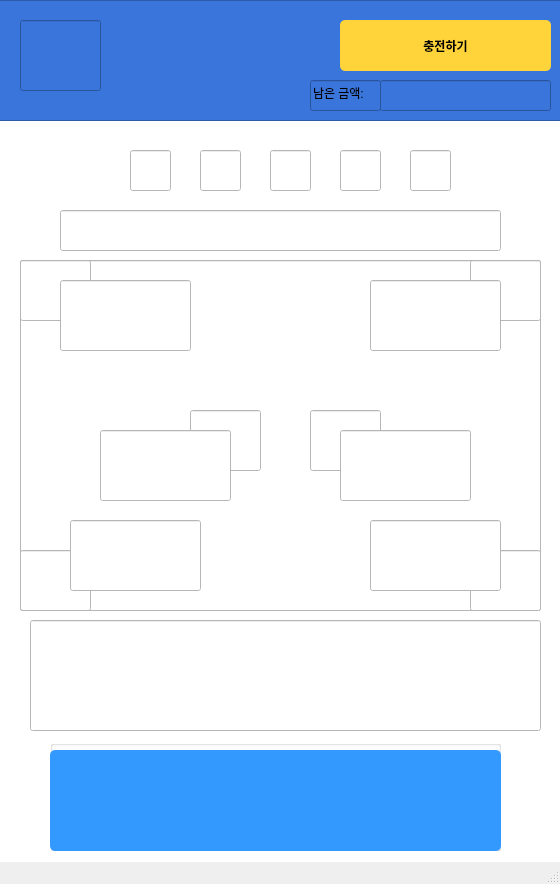
<?xml version="1.0" encoding="UTF-8"?>
<ui version="4.0">
 <class>MainWindow</class>
 <widget class="QMainWindow" name="MainWindow">
  <property name="geometry">
   <rect>
    <x>0</x>
    <y>0</y>
    <width>560</width>
    <height>884</height>
   </rect>
  </property>
  <property name="windowTitle">
   <string>MainWindow</string>
  </property>
  <widget class="QWidget" name="centralwidget">
   <property name="styleSheet">
    <string notr="true">background-color: white;
</string>
   </property>
   <widget class="QWidget" name="verticalLayoutWidget">
    <property name="geometry">
     <rect>
      <x>-10</x>
      <y>0</y>
      <width>621</width>
      <height>121</height>
     </rect>
    </property>
    <layout class="QVBoxLayout" name="verticalLayout">
     <item>
      <widget class="QFrame" name="frame">
       <property name="styleSheet">
        <string notr="true">background-color: #3A75DB
</string>
       </property>
       <property name="frameShape">
        <enum>QFrame::StyledPanel</enum>
       </property>
       <property name="frameShadow">
        <enum>QFrame::Raised</enum>
       </property>
       <widget class="QToolButton" name="ChargeBtn">
        <property name="geometry">
         <rect>
          <x>350</x>
          <y>20</y>
          <width>211</width>
          <height>51</height>
         </rect>
        </property>
        <property name="styleSheet">
         <string notr="true">background-color: #FFD43B;
color: black;
font-weight: bold;
border-radius: 5px;
padding: 5px 10px;
</string>
        </property>
        <property name="text">
         <string>충전하기</string>
        </property>
       </widget>
       <widget class="QLineEdit" name="Logo">
        <property name="geometry">
         <rect>
          <x>30</x>
          <y>20</y>
          <width>81</width>
          <height>71</height>
         </rect>
        </property>
       </widget>
       <widget class="QLineEdit" name="Textbox">
        <property name="geometry">
         <rect>
          <x>320</x>
          <y>80</y>
          <width>71</width>
          <height>31</height>
         </rect>
        </property>
        <property name="text">
         <string>남은 금액:</string>
        </property>
       </widget>
       <widget class="QLineEdit" name="LeftMoney">
        <property name="geometry">
         <rect>
          <x>390</x>
          <y>80</y>
          <width>171</width>
          <height>31</height>
         </rect>
        </property>
       </widget>
      </widget>
     </item>
    </layout>
   </widget>
   <widget class="QLineEdit" name="Prograss1">
    <property name="geometry">
     <rect>
      <x>130</x>
      <y>150</y>
      <width>41</width>
      <height>41</height>
     </rect>
    </property>
   </widget>
   <widget class="QLineEdit" name="Prograss2">
    <property name="geometry">
     <rect>
      <x>200</x>
      <y>150</y>
      <width>41</width>
      <height>41</height>
     </rect>
    </property>
   </widget>
   <widget class="QLineEdit" name="Prograss3">
    <property name="geometry">
     <rect>
      <x>270</x>
      <y>150</y>
      <width>41</width>
      <height>41</height>
     </rect>
    </property>
   </widget>
   <widget class="QLineEdit" name="Prograss4">
    <property name="geometry">
     <rect>
      <x>340</x>
      <y>150</y>
      <width>41</width>
      <height>41</height>
     </rect>
    </property>
   </widget>
   <widget class="QLineEdit" name="Prograss5">
    <property name="geometry">
     <rect>
      <x>410</x>
      <y>150</y>
      <width>41</width>
      <height>41</height>
     </rect>
    </property>
   </widget>
   <widget class="QLineEdit" name="Map">
    <property name="geometry">
     <rect>
      <x>20</x>
      <y>260</y>
      <width>521</width>
      <height>351</height>
     </rect>
    </property>
   </widget>
   <widget class="QLineEdit" name="BottomTextbox">
    <property name="geometry">
     <rect>
      <x>30</x>
      <y>620</y>
      <width>511</width>
      <height>111</height>
     </rect>
    </property>
   </widget>
   <widget class="QLineEdit" name="UpTextbox">
    <property name="geometry">
     <rect>
      <x>60</x>
      <y>210</y>
      <width>441</width>
      <height>41</height>
     </rect>
    </property>
   </widget>
   <widget class="QGroupBox" name="VisibleBox">
    <property name="geometry">
     <rect>
      <x>50</x>
      <y>740</y>
      <width>451</width>
      <height>111</height>
     </rect>
    </property>
    <property name="title">
     <string/>
    </property>
    <widget class="QPushButton" name="CheckBtn">
     <property name="geometry">
      <rect>
       <x>0</x>
       <y>10</y>
       <width>451</width>
       <height>101</height>
      </rect>
     </property>
     <property name="styleSheet">
      <string notr="true">background-color: #3399FF;
color: black;
font-weight: bold;
border-radius: 5px;
padding: 5px 10px;</string>
     </property>
     <property name="text">
      <string/>
     </property>
    </widget>
   </widget>
   <widget class="QLineEdit" name="Pinky">
    <property name="geometry">
     <rect>
      <x>20</x>
      <y>260</y>
      <width>521</width>
      <height>351</height>
     </rect>
    </property>
   </widget>
   <widget class="QLineEdit" name="Icon1">
    <property name="geometry">
     <rect>
      <x>20</x>
      <y>260</y>
      <width>71</width>
      <height>61</height>
     </rect>
    </property>
   </widget>
   <widget class="QLineEdit" name="Icon2">
    <property name="geometry">
     <rect>
      <x>470</x>
      <y>260</y>
      <width>71</width>
      <height>61</height>
     </rect>
    </property>
   </widget>
   <widget class="QLineEdit" name="Icon4">
    <property name="geometry">
     <rect>
      <x>470</x>
      <y>550</y>
      <width>71</width>
      <height>61</height>
     </rect>
    </property>
   </widget>
   <widget class="QLineEdit" name="Icon3">
    <property name="geometry">
     <rect>
      <x>20</x>
      <y>550</y>
      <width>71</width>
      <height>61</height>
     </rect>
    </property>
   </widget>
   <widget class="QLineEdit" name="Icon5">
    <property name="geometry">
     <rect>
      <x>190</x>
      <y>410</y>
      <width>71</width>
      <height>61</height>
     </rect>
    </property>
   </widget>
   <widget class="QLineEdit" name="Icon6">
    <property name="geometry">
     <rect>
      <x>310</x>
      <y>410</y>
      <width>71</width>
      <height>61</height>
     </rect>
    </property>
   </widget>
   <widget class="QLineEdit" name="Info1">
    <property name="geometry">
     <rect>
      <x>60</x>
      <y>280</y>
      <width>131</width>
      <height>71</height>
     </rect>
    </property>
   </widget>
   <widget class="QLineEdit" name="Info2">
    <property name="geometry">
     <rect>
      <x>370</x>
      <y>280</y>
      <width>131</width>
      <height>71</height>
     </rect>
    </property>
   </widget>
   <widget class="QLineEdit" name="Info5">
    <property name="geometry">
     <rect>
      <x>100</x>
      <y>430</y>
      <width>131</width>
      <height>71</height>
     </rect>
    </property>
   </widget>
   <widget class="QLineEdit" name="Info6">
    <property name="geometry">
     <rect>
      <x>340</x>
      <y>430</y>
      <width>131</width>
      <height>71</height>
     </rect>
    </property>
   </widget>
   <widget class="QLineEdit" name="Info3">
    <property name="geometry">
     <rect>
      <x>70</x>
      <y>520</y>
      <width>131</width>
      <height>71</height>
     </rect>
    </property>
   </widget>
   <widget class="QLineEdit" name="Info4">
    <property name="geometry">
     <rect>
      <x>370</x>
      <y>520</y>
      <width>131</width>
      <height>71</height>
     </rect>
    </property>
   </widget>
  </widget>
  <widget class="QStatusBar" name="statusbar"/>
 </widget>
 <resources/>
 <connections/>
</ui>
